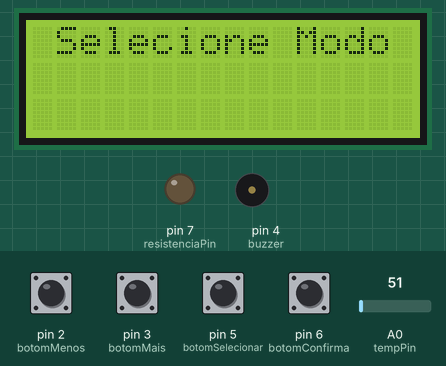
Recording of a sketch running on a simulated Arduino Uno, built with avr-gcc and run on an emulated ATmega328P. On the bench: 16×3 character LCD, output pins drawn as LEDs (lit = HIGH), buzzer (waves = sounding, pin HIGH). The test bench sets the inputs (shaded band); at power-on: pin 5 (botomSelecionar), pin 6 (botomConfirma) HIGH, pin 2 (botomMenos), pin 3 (botomMais) LOW, A0 (tempPin) = 51. What the sketch prints to the serial monitor is not drawn.

Above: at 4.2 s.
4.3 s: pin 5 (botomSelecionar) pulled LOW for 1.95 s
At 5.4 s:
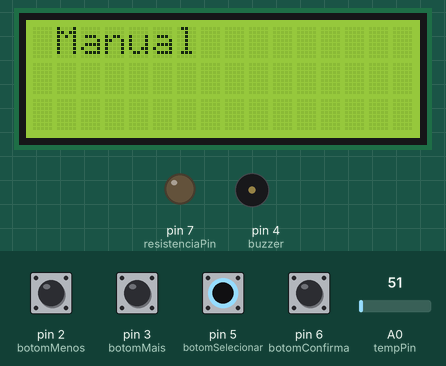
At 9.7 s:
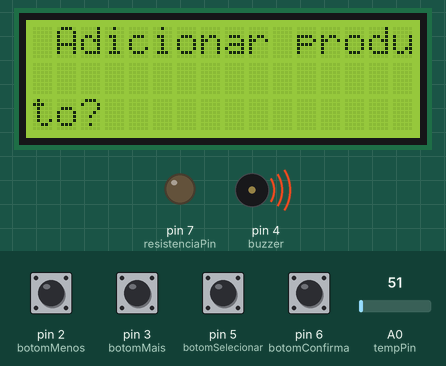
10.0 s: pin 6 (botomConfirma) pulled LOW for 1.95 s
At 11.7 s:
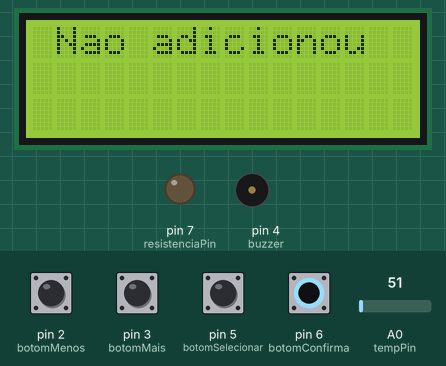
Timing chart, 0 to 14.1 s (numbered marks = the images above; inputs shaded):
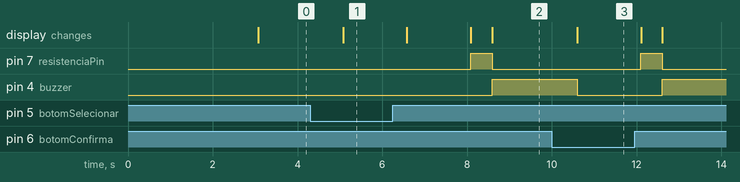

The sketch:

Controle_temperatura.ino
```cpp
/*
  Projeto - Temômetro LCD com sensor LM35 e Arduino
  By - Zedequias Fonseca  -  08/2014
  http://vfeletronica.blogspot.com.br
*/
#include <stdint.h>
#include <LiquidCrystal.h> // Biblioteca para o LCD
#define TEMPORECEITA A
#define TEMPORECEITA B
#define TEMPORECEITA C
#define TEMPERATURAREICEITA A
#define TEMPERATURAREICEITA B
#define TEMPERATURAREICEITA C


// Variáveis

// Variáveis
int tempPin = A0;             // Declaração do pino de entrada analógica 0 (A0) no Arduino
int potPin = A2;              // Declaração do pino de entrada analógica 2 (A2) no Arduino
int resistenciaPin = 7;       // Controle da resistência
int sensorbomba = 9;          // sensor do tanque
float mAmostra;               // matriz para armazenar oito amostras para o cálculo da temperatura média
float mLeitura = 0.00;        // variavel para armazenar leitura da temperatura
int pLeitura = 0;             //
volatile int estado = 0;      // Variável que controla os estados
int contReceita = 0;          // Auxiliar para buscar as receitas.
int buzzer = 4;               // Pino onde está o Buzzer
double tempAtual;             // armazema temperatura atual do sensor
int botomMais = 3;            // Botão para incrementar temperatura
int botomMenos = 2;           // Botao para decrementar a temperatura
int botomConfirma = 6;        // Botão que confirma a escolha
int botomSelecionar = 5;      // Botão que seleciona o modo de operação [0 é manual e 1 é automático]
int buttonState = 0;          // Ler as portas seriais
int leituraup = 0;            // Verifica se o botão incrementar está pressionado
int leituradown = 0;          // Verifica se o botão decrementar está pressionado
int contador = 0;             // Aumenta a temperatura no modo manual

// Struct padrão para armazenar tempos e temperaturas
struct receitas{
  int t_receita;  // tempo da receita
  int T_receita;  // Temperatura da receita
};

// Inicialização do display e pinos correspondentes
LiquidCrystal lcd(13, 12, 11, 10, 9, 8);

// ligar a bomba
void bomba_on(){
  digitalWrite(potPin, HIGH);
}
// desligar a bomba
void bomba_off(){
  digitalWrite(potPin, LOW);
}
// verificar nível da agua
bool check_water(){
  return digitalRead(sensorbomba) == HIGH;

}
// Verifica a teperatura atual do sensor
double verifica_temp(){
    mAmostra = (5 * analogRead(tempPin) * 100.0) / 1024.0;
    mLeitura = analogRead(tempPin);       // ler porta do sensor
    delay(500);
    return mAmostra;                      // retorna valor lido na porta analogica

}

// Seta novas receitas para produzir
receitas receitasPadrao(int t, int T){
  receitas r;
  r.t_receita = t;
  r.T_receita = T;
  return r;
}

// Setando receitas para modo automático
  receitas receita1 = receitasPadrao(20,20);
  receitas receita2 = receitasPadrao(30,50);
  receitas receita3 = receitasPadrao(40,110);
  receitas receitaEmProcesso;

void setup()
{
  //Definindo a função dos pinos
  pinMode(resistenciaPin, OUTPUT);
  pinMode(botomMais, INPUT);
  pinMode(botomMenos, INPUT);
  pinMode(botomConfirma, INPUT);
  pinMode(botomSelecionar, INPUT);


  Serial.begin(9600);                        // inicia comunicação serial
  lcd.begin(16, 3);                          // inicia e configura o número de linhas e colunas do LCD
  lcd.setCursor(1, 0);                       // seta posição do cursor (coluna, linha) do LCD
  lcd.print("Controlador de cerveja");       // imprime texto no LCD
  delay(3000);                               // aguarda 3s
  bomba_on();                                // Ativa a bomba

}

void loop()
{


  switch (estado)
  {
      // Define o modo: Automático ou Manual
      case 0 :

        lcd.clear();
        lcd.setCursor(1, 0);                                    // seta posição do cursor LCD
        lcd.print("Selecione Modo");
        delay(2000);
        buttonState = digitalRead(botomSelecionar);             // Receve valor do botão selecionar

        if(buttonState==0){                                     // Se deixa em 0, vai para o estado 5 que processa o modo Manual
          lcd.clear();
          lcd.setCursor(1, 0);
          lcd.print("Manual");
          delay(1500);
          estado = 5;
          break;
        }else{
          lcd.clear();
          lcd.setCursor(1, 0);                                  // seta posição do cursor LCD
          lcd.print("Automatico");                              // imprime no LCD[
          estado = 1;                                           // Para o estado 1 e processa o modo automático
          delay(1500);
          break;
        }
      // Busca a receita no automático
      case 1:
        analogWrite(buzzer, 0);                                 // Deixa buzzer desligado
        digitalWrite(resistenciaPin, LOW);                      // Deixa resistência desativada

        if(contReceita==0){                                     //Seleciona a receita 1
          receitaEmProcesso = receita1;                         // Define a receita que vai ser processada
          lcd.clear();
          lcd.setCursor(1, 0);                                  // seta posição do cursor LCD
          lcd.print("Receita1 selected");                       // imprime amostra da temperatura atual no LCD
          delay(2000);
          Serial.println("Tempo da receita");
          Serial.println(receitaEmProcesso.T_receita);          // Apenas imprimindo na serial
          estado = 2;
          delay(1000);
          break;
        }else if(contReceita==1){                               //Seleciona a receita 2
          receitaEmProcesso = receita2;
          lcd.clear();
          lcd.setCursor(1, 0);                                  // seta posição do cursor LCD
          lcd.print("Receita2 selected");                       // imprime amostra da temperatura atual no LCD
          delay(2000);
          Serial.println("Tempo da receita");
          Serial.println(receitaEmProcesso.T_receita);
          estado = 2;                                           // Passa para o estado 2
          break;
        }else if(contReceita==2){                               //Seleciona a receita 3
          receitaEmProcesso = receita3;
          lcd.clear();
          lcd.setCursor(1, 0);                                  // seta posição do cursor LCD
          lcd.print("Receita3 selected");                       // imprime amostra da temperatura atual no LCD
          Serial.println("Tempo da receita");
          Serial.println(receitaEmProcesso.T_receita);
          delay(2000);
          estado = 2;
          break;
        }else if(contReceita ==5){                              // Caso onde a receita foi definida no manual
          lcd.clear();
          lcd.setCursor(1, 0);                                  // seta posição do cursor LCD
          lcd.print("Receita Manual");                          // imprime amostra da temperatura atual no LCD
          Serial.println(receitaEmProcesso.T_receita);
          estado = 2;
          break;
        }else{
          break;
        }
      //Aquece a agua até chegar na metade da temperatura da receita
      case 2:
          analogWrite(buzzer, 0);
          digitalWrite(resistenciaPin, HIGH);                   // Liga a resistência para começar a esquentar a água.
          lcd.clear();
          lcd.setCursor(1, 0);                                  // seta posição do cursor LCD
          lcd.print("Aquecendo a Agua");                        // imprime amostra da temperatura atual no LCD
        while(verifica_temp()<(receitaEmProcesso.T_receita/2)){ // Enquanto não chegar na metade da temperatura, aguarda.
            delay(500);
        }

        estado = 3;
        break;

      //Estado responsável por verificar se quer adicionar algum ingrediente e aquece até a temperatura final
      case 3:
        lcd.clear();
        lcd.setCursor(1, 0);                                    // seta posição do cursor LCD
        digitalWrite(resistenciaPin, LOW);
        lcd.print("Adicionar produto?");                        // imprime amostra da temperatura atual no LCD
        analogWrite(buzzer, 500);                               // Emite sinal sonoro pra sinalizar se quer adicionar um produto
        delay(2000);
        buttonState = digitalRead(botomConfirma);               // Aguarda confirmação, caso esteja em 1, vai adiconar um produto.
        analogWrite(buzzer, 0);                                 // Desliga o buzzer
        if(buttonState==0){
          lcd.clear();
          lcd.setCursor(1, 0);                                  // seta posição do cursor LCD
          lcd.print("Nao adicionou");                           // imprime amostra da temperatura atual no LCD
          delay(1500);
        }else{
          lcd.clear();
          lcd.setCursor(1, 0);                                  // seta posição do cursor LCD
          lcd.print("Adicionado");                              // imprime amostra da temperatura atual no LCD[
          delay(1500);
        }
        digitalWrite(resistenciaPin, HIGH);
        lcd.clear();
        lcd.setCursor(1, 0);                                    // seta posição do cursor LCD
        lcd.println("Aquecendo a Agua");                        // imprime amostra da temperatura atual no LCD

        while(verifica_temp()<(receitaEmProcesso.T_receita)){   // Agurda no loop até a temperatura chegar no valor da receita
          delay(500);
        }
        estado = 4;
        break;

      // Estado responsável por sinalizar o fim da receita e mudar para receita seguinte(no automático)
      case 4:
          lcd.clear();
          lcd.setCursor(1, 0);                                  // seta posição do cursor LCD
          lcd.print("Finalizou receita");                       // imprime amostra da temperatura atual no LCD
          digitalWrite(resistenciaPin, LOW);
          analogWrite(buzzer, 700);                             // Liga o Buzzer
          delay(2000);
        Serial.println(contReceita);
        if(contReceita==0){
          contReceita = 1;
          estado = 1;
          analogWrite(buzzer, 0);                               // Desliga o Buzzer
        }else if(contReceita==1){
          contReceita = 2;
          estado = 1;
          analogWrite(buzzer, 0);                               // Desliga o Buzzer
        }else if(contReceita){
          lcd.clear();
          lcd.setCursor(1, 0);                                  // seta posição do cursor LCD
          analogWrite(buzzer, 0);
          lcd.print("Programa encerrado"); // imprime amostra da temperatura atual no LCD
        }else{
          contReceita = 0;
          lcd.clear();
          lcd.setCursor(1, 0);                                  // seta posição do cursor LCD
          analogWrite(buzzer, 0);
          lcd.print("Programa encerrado");                      // imprime amostra da temperatura atual no LCD
        }
        break;

        // Estado responsável por definir as tempereturas das receitas no modo Manual
        case 5:
          lcd.clear();
          lcd.setCursor(1, 0);                                  // seta posição do cursor LCD
          contador = 0;
          lcd.clear();
          lcd.setCursor(1,0);
          lcd.print("Selecione Temp");
          while(true){
            leituraup = digitalRead(botomMais);                // Le o botão de Mais
            leituradown = digitalRead(botomMenos);             // Le o botão de Menos

            if (leituraup == HIGH)                             // Caso botão Mais seja pressionado, incrementa a temperatura em 5
            {
              delay(300);
              // Incrementa o valor do contador
              contador = contador + 5;                         // Incrementa a temperatura
              // Apaga o valor anterior
              lcd.clear();
              lcd.setCursor(1,0);
              lcd.print("Temperatura");
              // Mostra o valor do contador
              lcd.setCursor(13,0);
              lcd.print(contador);
            }
            if (leituradown == HIGH)                            // Caso botão Menos seja pressionado, decrementa a temperatura em 5
            {
              delay(300);
              // Incrementa o valor do contador
              if(contador > 0){                                 // Condição para não deixar a temperatura ser negativa
                contador = contador - 5;
                // Apaga o valor anterior
                lcd.setCursor(1,0);
                lcd.print("Temperatura");
                                                                // Mostra o valor do contador
                lcd.setCursor(13,0);
                lcd.print(contador);

              }else{
                    lcd.setCursor(11,0);
                lcd.print("Temperatura");
                                                                // Mostra o valor do contador
                lcd.setCursor(11,0);
                lcd.print(contador);

              }
            }
            buttonState = digitalRead(botomConfirma);           // Caso botão confirma ficar em 1, salva a temperatura escolhida.
            if(buttonState==1){
              receitaEmProcesso.T_receita = contador;           // Salva o tempo na receita que sera processada
              delay(1500);
              contReceita = 5;                                  // Auxiliar para saber qual receita fazer, 0,1,2 são para automático
              estado = 1;                                       // Volta ao estado 1 para iniciar a produção
              Serial.println(contador);
              break;
            }
          }

  }

}
```

Measured:
- after the input at 4.3 s, pin 7 (resistenciaPin): LOW → HIGH after 3.8 s instead of 5.3 s; pin 4 (buzzer): LOW → HIGH after 4.3 s; the display: changes after 0.77 s (image 1)
- after the input at 10.0 s, the display: changes after 0.60 s (image 3)
